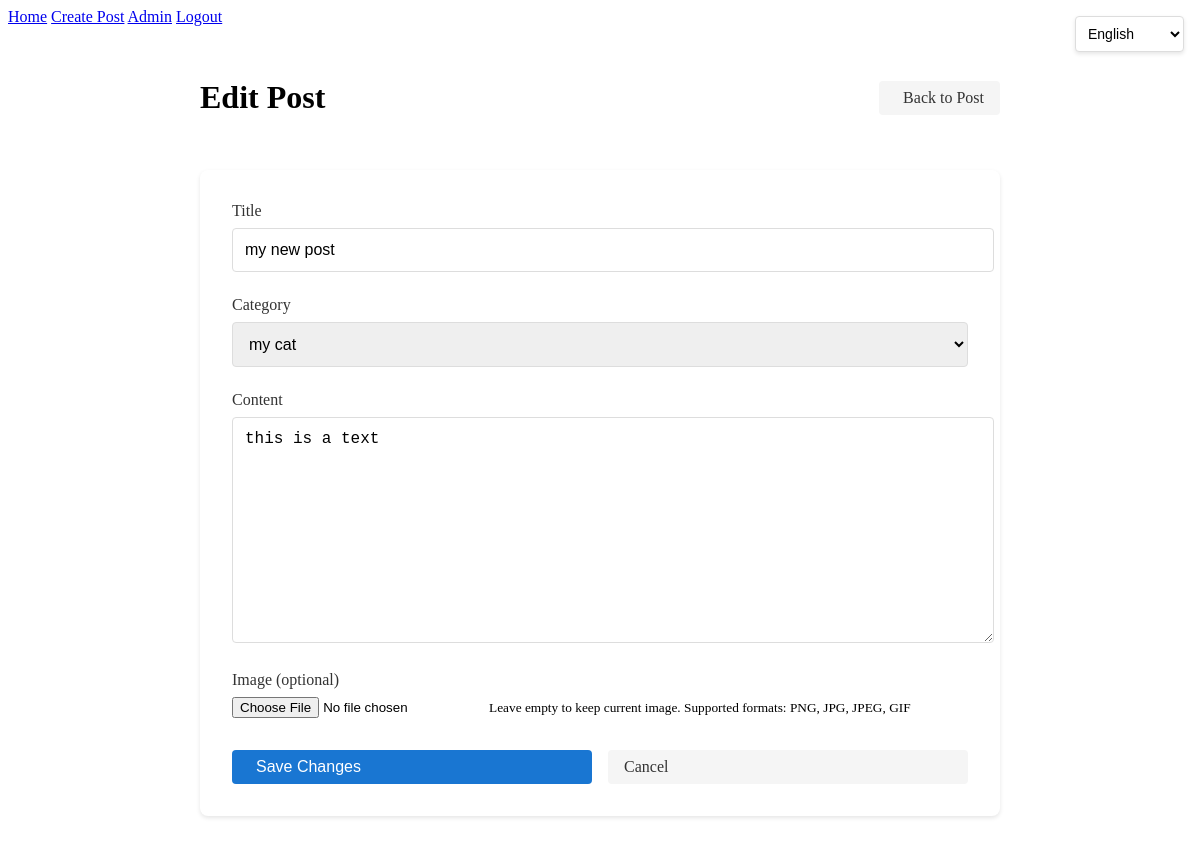
The app's page /post/1/edit (signed in) with its own data.
### app/models.py (models this page shows)
class Post(db.Model):
    id = db.Column(db.Integer, primary_key=True)
    title = db.Column(db.String(200), nullable=False)
    content = db.Column(db.Text, nullable=False)
    created_at = db.Column(db.DateTime, default=datetime.utcnow)
    updated_at = db.Column(db.DateTime, default=datetime.utcnow, onupdate=datetime.utcnow)
    author_id = db.Column(db.Integer, db.ForeignKey('user.id'), nullable=False)
    category_id = db.Column(db.Integer, db.ForeignKey('category.id'))
    comments = db.relationship('Comment', backref='post', lazy=True, cascade='all, delete-orphan')

class Category(db.Model):
    id = db.Column(db.Integer, primary_key=True)
    name = db.Column(db.String(50), unique=True, nullable=False)
    description = db.Column(db.String(200))
    created_at = db.Column(db.DateTime, default=datetime.utcnow)
    updated_at = db.Column(db.DateTime, default=datetime.utcnow, onupdate=datetime.utcnow)
    posts = db.relationship('Post', backref='category', lazy=True)

### app/routes/main.py (the view, shortened to what this page needs)
@bp.route('/post/<int:id>/edit', methods=['GET', 'POST'])
@login_required
def edit_post(id):
    post = Post.query.get_or_404(id)
    if not current_user.is_admin and current_user.id != post.author.id:
        flash('You do not have permission to edit this post.')
        return redirect(url_for('main.post', id=id))
    categories = Category.query.all()
    return render_template('main/edit_post.html', post=post, categories=categories)

### app/models.py (called while the page is built)
@login_manager.user_loader
def load_user(id):
    return User.query.get(int(id))

    @property
    def is_authenticated(self):
        return True

### app/routes/main.py (called while the page is built)
@bp.app_context_processor
def inject_models():
    return dict(
        Comment=Comment,
        Permission=Permission
    )

### app/templates/main/edit_post.html (shortened to what this page needs)
{% extends "base.html" %}
{% block content %}
<div class="edit-post-container">
    <div class="edit-post-header">
        <h1>Edit Post</h1>
        <a href="{{ url_for('main.post', id=post.id) }}" class="btn btn-secondary">
             Back to Post
        </a>
    </div>
    <form method="POST" enctype="multipart/form-data" class="edit-post-form">
        <div class="form-group">
            <label for="title">Title</label>
            <input type="text" id="title" name="title" value="{{ post.title }}" required>
        </div>
        <div class="form-group">
            <label for="category">Category</label>
            <select id="category" name="category_id" required>
                {% for category in categories %}
                    <option value="{{ category.id }}"
                            {% if category.id == post.category_id %}selected{% endif %}>
                        {{ category.name }}
                    </option>
                {% endfor %}
            </select>
        </div>
        <div class="form-group">
            <label for="content">Content</label>
            <textarea id="content" name="content" rows="10" required>{{ post.content }}</textarea>
        </div>
        <div class="form-group">
            <label for="image">Image (optional)</label>
            <input type="file" id="image" name="image" accept="image/*">
            <small class="form-text text-muted">
                Leave empty to keep current image. Supported formats: PNG, JPG, JPEG, GIF
            </small>
        </div>
        <div class="form-actions">
            <button type="submit" class="btn btn-primary">
                 Save Changes
            </button>
            <a href="{{ url_for('main.post', id=post.id) }}" class="btn btn-secondary">Cancel</a>
        </div>
    </form>
</div>
{% endblock %}

### app/static/style.css (style rules this page uses)
.form-actions { margin-top: 1.5rem; }
.btn { display: inline-block; padding: 0.75rem 1.5rem; border: none; border-radius: 4px; font-size: 1rem; cursor: pointer; transition: background-color 0.2s; }
.btn-primary { background-color: #4a90e2; color: white; width: 100%; }
.form-actions { display: flex; gap: 1rem; margin-top: 2rem; }
.btn-secondary { background-color: #6c757d; color: white; }
.form-actions .btn { flex: 1; }
.btn { display: inline-flex; align-items: center; gap: 0.5rem; padding: 0.5rem 1rem; border: none; border-radius: 4px; font-size: 1rem; cursor: pointer; text-decoration: none; transition: background-color 0.2s ease; }
.btn-primary { background-color: #1976d2; color: white; }
.btn-secondary { background-color: #f5f5f5; color: #333; }
.edit-post-container { max-width: 800px; margin: 2rem auto; padding: 0 1rem; }
.edit-post-header { display: flex; justify-content: space-between; align-items: center; margin-bottom: 2rem; }
.edit-post-form { background: white; padding: 2rem; border-radius: 8px; box-shadow: 0 2px 4px rgba(0, 0, 0, 0.1); }
.edit-post-form .form-group { margin-bottom: 1.5rem; }
.edit-post-form label { display: block; margin-bottom: 0.5rem; color: #333; font-weight: 500; }
.edit-post-form input[type="text"], .edit-post-form select, .edit-post-form textarea { width: 100%; padding: 0.75rem; border: 1px solid #ddd; border-radius: 4px; font-size: 1rem; }
.edit-post-form textarea { resize: vertical; min-height: 200px; }

### records on screen
Post: title "my new post", category_id "my cat", content "this is a text"
